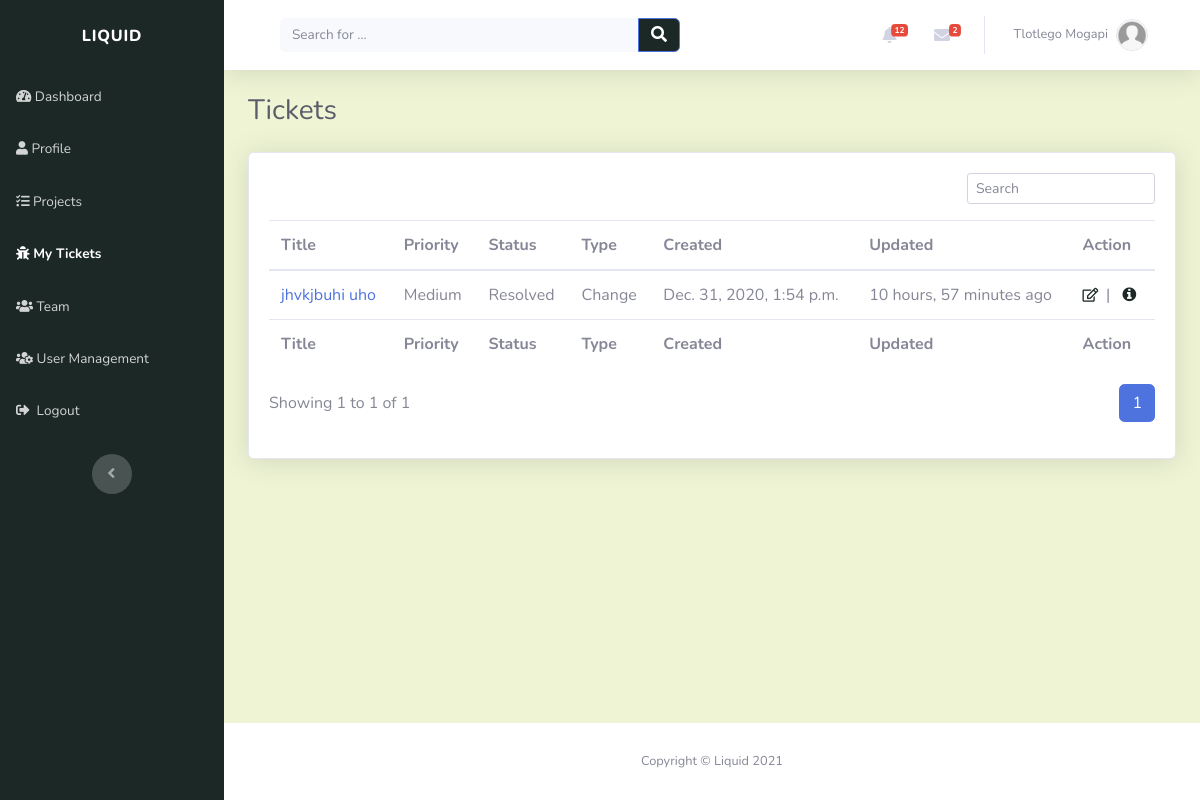
/tickets/ (signed in), run on an earlier commit of the app's database.
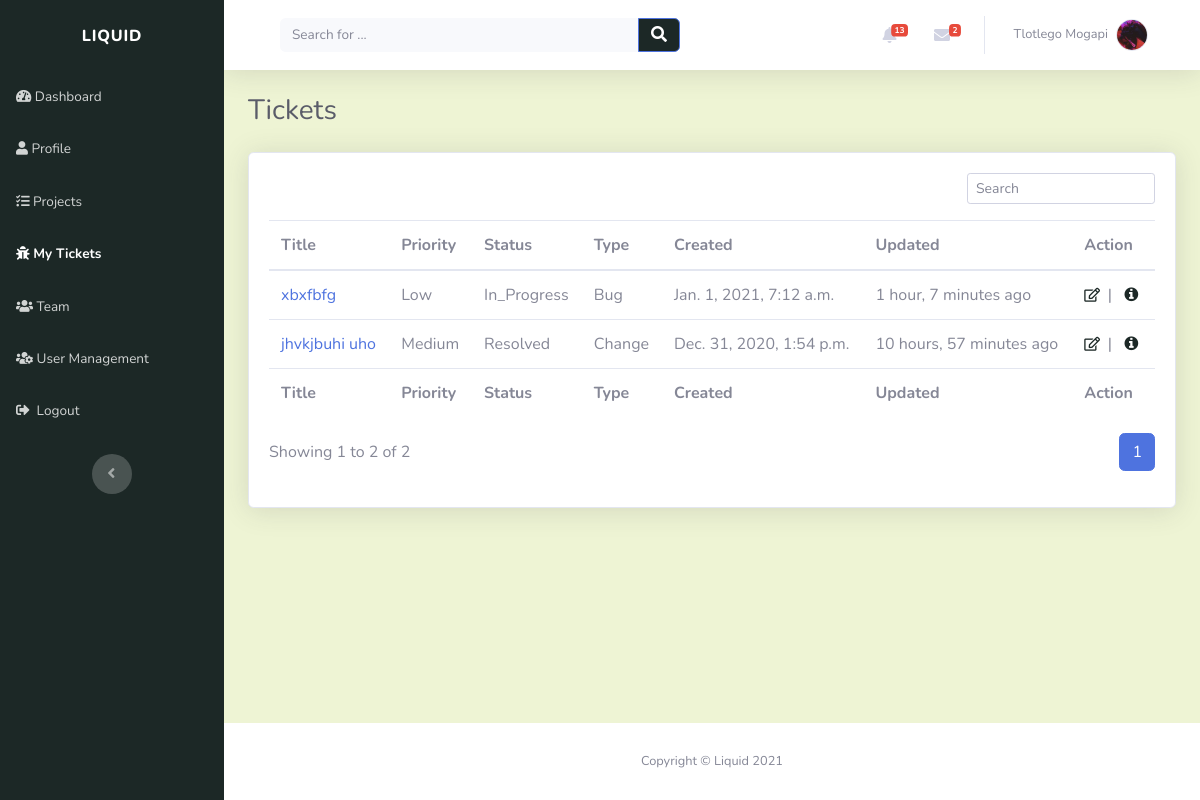
And on a later commit of the database.
### account/models.py (models this page shows, shortened)
class Profile(models.Model):
    user = models.OneToOneField(settings.AUTH_USER_MODEL, on_delete=models.CASCADE, unique=True)
    profile_picture = models.ImageField(default='profile_images/default.jpg', upload_to='profile_images', blank=True)
    website = models.URLField(blank=True)
    first_name = models.CharField(max_length=30, blank=True)
    last_name = models.CharField(max_length=30, blank=True)
    address = models.CharField(max_length=50, blank=True)
    city = models.CharField(max_length=50, blank=True)
    country = models.CharField(max_length=50, blank=True)
    slug = models.SlugField(unique=True, blank=True)

### tickets/models.py (models this page shows, shortened)
class Ticket(models.Model):
    TICKET_PRIORITY = (
        ('LOW', 'Low'),
        ('MEDIUM', 'Medium'),
        ('HIGH', 'High'),
    )
    TICKET_STATUS = (
        ('NEW', 'New'),
        ('IN_PROGRESS', 'In Progress'),
        ('RESOLVED', 'Resolved'),
    )
    TICKET_TYPE = (
        ('TASK', 'Task'),
        ('BUG', 'Bug'),
        ('CHANGE', 'Change'),
        ('FEATURE', 'Feature request')
    )
    title = models.CharField(max_length=50)
    description = models.CharField(max_length=200)
    created_by = models.ForeignKey(Profile, on_delete=models.CASCADE)
    project = models.ForeignKey(Project, related_name="tickets", on_delete=models.CASCADE)
    created_on = models.DateTimeField(verbose_name="created_on", auto_now_add=True)
    updated = models.DateTimeField(verbose_name="date updated", auto_now=True)
    priority = models.CharField(max_length=12, choices=TICKET_PRIORITY, default='LOW')
    status = models.CharField(max_length=12, choices=TICKET_STATUS, default='NEW')
    class_type = models.CharField(max_length=12, choices=TICKET_TYPE, default='TASK')
    slug = models.SlugField(unique=True, blank=True)

### tickets/views.py (the view)
# urls.py: path('', views.tickets_view, name="tickets_page"),
@login_required(login_url='login_page')
def tickets_view(request):
    context = {}
    user = request.user
    user_profile = get_object_or_404(Profile, user=user)
    if user.is_admin:
        tickets = Ticket.objects.all().order_by('-created_on')
    else:
        user_tickets_assignments = TicketAssignee.objects.filter(user=user_profile).order_by('-created_on')
        tickets = [assignment.ticket for assignment in user_tickets_assignments]
    page = request.GET.get('page', 1)
    tickets_paginator = Paginator(tickets, TICKETS_PER_PAGE)
    try:
        tickets = tickets_paginator.page(page)
    except PageNotAnInteger:
        tickets = tickets_paginator.page(TICKETS_PER_PAGE)
    except EmptyPage:
        tickets = tickets_paginator.page(tickets.num_pages)
    context['user_tickets'] = tickets
    return render(request, "tickets/tickets.html", context)

### index/custom_processors.py (called while the page is built)
def profile_processor(request):
    if request.user.is_authenticated:
        user = request.user
        user_profile = get_object_or_404(Profile, user=user)
        user_messages = DirectMessage.objects.filter(receiver=user_profile).order_by('-created_on')[:5]
        user_alerts = Alert.objects.filter(user=user_profile).order_by('-created_on')[:5]
        return {'profile': user_profile, 'direct_messages': user_messages, 'alerts': user_alerts}
    else:
        return{}

### tickets/templates/tickets/tickets.html (shortened to what this page needs)
{% extends "index/header.html" %}
{% block content %}
<div class="d-sm-flex justify-content-between align-items-center mb-4">
	<h3 class="text-dark mb-0">Tickets</h3>
</div>
<div class="card shadow">
	<div class="card-body">
		<div class="row">
			<div class="col-md-12">
				<div class="text-md-right dataTables_filter" id="dataTable_filter">
					<label
						><input
							type="search"
							class="form-control form-control-sm"
							aria-controls="dataTable"
							placeholder="Search"
					/></label>
				</div>
			</div>
		</div>
		{% if user_tickets %}
		<div class="table-responsive table mt-2" id="dataTable" role="grid" aria-describedby="dataTable_info">
			<table class="table my-0" id="dataTable" aria-describedby="projects">
				<thead>
					{% include "tickets/snippets/table_header.html" %}
				</thead>
				<tbody>
					{% for ticket in user_tickets %} {% include "tickets/snippets/ticket.html" %} {%endfor%}
				</tbody>
				<tfoot>
					{% include "tickets/snippets/table_header.html" %}
				</tfoot>
			</table>
		</div>
		{% include "tickets/snippets/pagination.html" with tickets=user_tickets %} {% else %}
		<div style="padding-top: 20px" class="text-center">
			<p><strong>You have no tickets.</strong></p>
		</div>
		{% endif %}
	</div>
</div>
{% endblock %}

### index/templates/index/snippets/navbar.html (shortened to what this page needs)
<nav
	class="navbar navbar-light navbar-expand bg-white shadow mb-4 topbar static-top"
	style="background: rgb(238, 244, 212)"
>
	<div class="container-fluid">
		<div class="container-fluid">
			<form
				method="GET"
				action="{% url 'index_page' %}"
				target="_self"
				class="form-inline d-none d-sm-inline-block mr-auto ml-md-3 my-2 my-md-0 mw-100 navbar-search"
			>
				<div class="input-group">
					<input
						class="bg-light form-control border-0 small"
						type="search"
						placeholder="Search for ..."
						value="{{query}}"
						name="q"
					/>
					<div class="input-group-append">
						<button class="btn btn-primary py-0" type="submit" style="background: rgb(28, 40, 38)">
							<em class="fas fa-search"></em>
						</button>
					</div>
				</div>
			</form>
			<ul class="nav navbar-nav flex-nowrap ml-auto">
				<li class="nav-item dropdown no-arrow mx-1">
					<div class="nav-item dropdown no-arrow">
						<a class="dropdown-toggle nav-link" data-toggle="dropdown" aria-expanded="false" href="#"
							>{% if alerts %}<span class="badge badge-danger badge-counter"
								>{{profile.alert_set.all.count}}</span
							>
							{%endif%}<em class="fas fa-bell fa-fw"></em
						></a>
					</div>
				</li>
				<li class="nav-item dropdown no-arrow mx-1">
					<div class="nav-item dropdown no-arrow">
						<a class="dropdown-toggle nav-link" data-toggle="dropdown" aria-expanded="false" href="#"
							><em class="fas fa-envelope fa-fw"></em>{% if direct_messages %}<span
								class="badge badge-danger badge-counter"
								>{{profile.direct_messages.all.count}}</span
							>{%endif%}</a
						>
					</div>
				</li>
				<li class="nav-item dropdown no-arrow">
					<div class="nav-item dropdown no-arrow">
						<a class="dropdown-toggle nav-link" data-toggle="dropdown" aria-expanded="false" href="#"
							><span class="d-none d-lg-inline mr-2 text-gray-600 small">
								{% if profile.first_name and profile.last_name %} {{profile.first_name}}
								{{profile.last_name}} {% else %} {{user}} {%endif%}
							</span>
							<img
								class="border rounded-circle img-profile"
								src="{{profile.profile_picture.url}}"
								alt="user image"
							/>
						</a>
					</div>
				</li>
			</ul>
		</div>
	</div>
</nav>

### tickets/templates/tickets/snippets/ticket.html
<tr style="white-space: nowrap">
	<td><a href="{% url 'view_ticket' ticket.slug %}">{{ ticket.title | truncatechars:40 }}</a></td>
	<td>{{ ticket.priority|title }}</td>
	<td>{{ ticket.status|title }}</td>
	<td>{{ ticket.class_type|title }}</td>
	<td>{{ ticket.created_on }}</td>
	<td>{{ ticket.updated|timesince }} ago</td>
	<td>{% include "tickets/snippets/ticket_action.html" %}</td>
</tr>

### tickets/templates/tickets/snippets/ticket_action.html
<a role="button" href="{% url 'edit_ticket' ticket.slug %}" style="color: rgb(28, 40, 38)" title="Edit"
	><em class="far fa-edit fa-sm">&nbsp</em></a
>
|&nbsp&nbsp
<a role="button" href="{% url 'view_ticket' ticket.slug %}" style="color: rgb(28, 40, 38)" title="More information"
	><em class="fa fa-info-circle">&nbsp</em></a
>

What changed in the data, as far as the page shows it:
changed Profile "Tlotlego": alert_set.all.count "12" → "13"; profile_picture: picture added in place of a placeholder
added Ticket: title "xbxfbfg", priority "Low", status "In_Progress", class_type "Bug", created_on "Jan. 1, 2021, 7:12 a.m.", updated "1 hour, 7 minutes"
Also different on the page:
{{ tickets.end_index }}: "1" → "2"
{{ tickets.paginator.count }}: "1" → "2"
